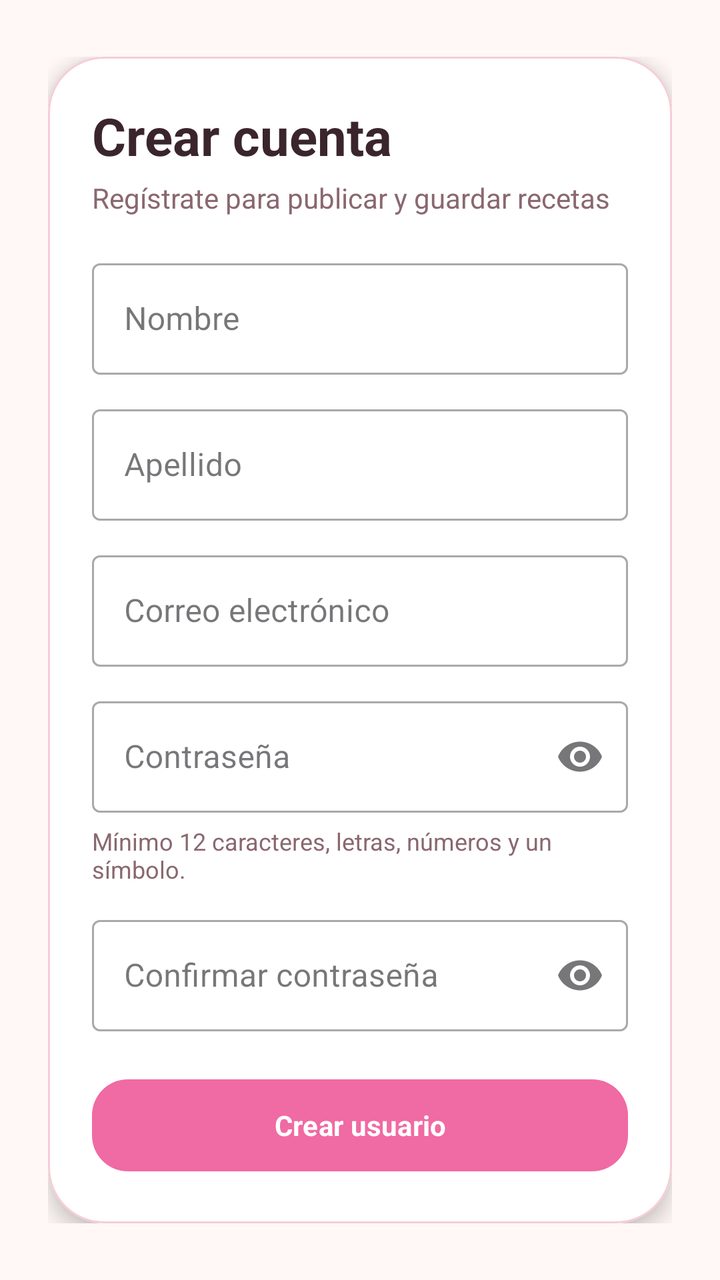
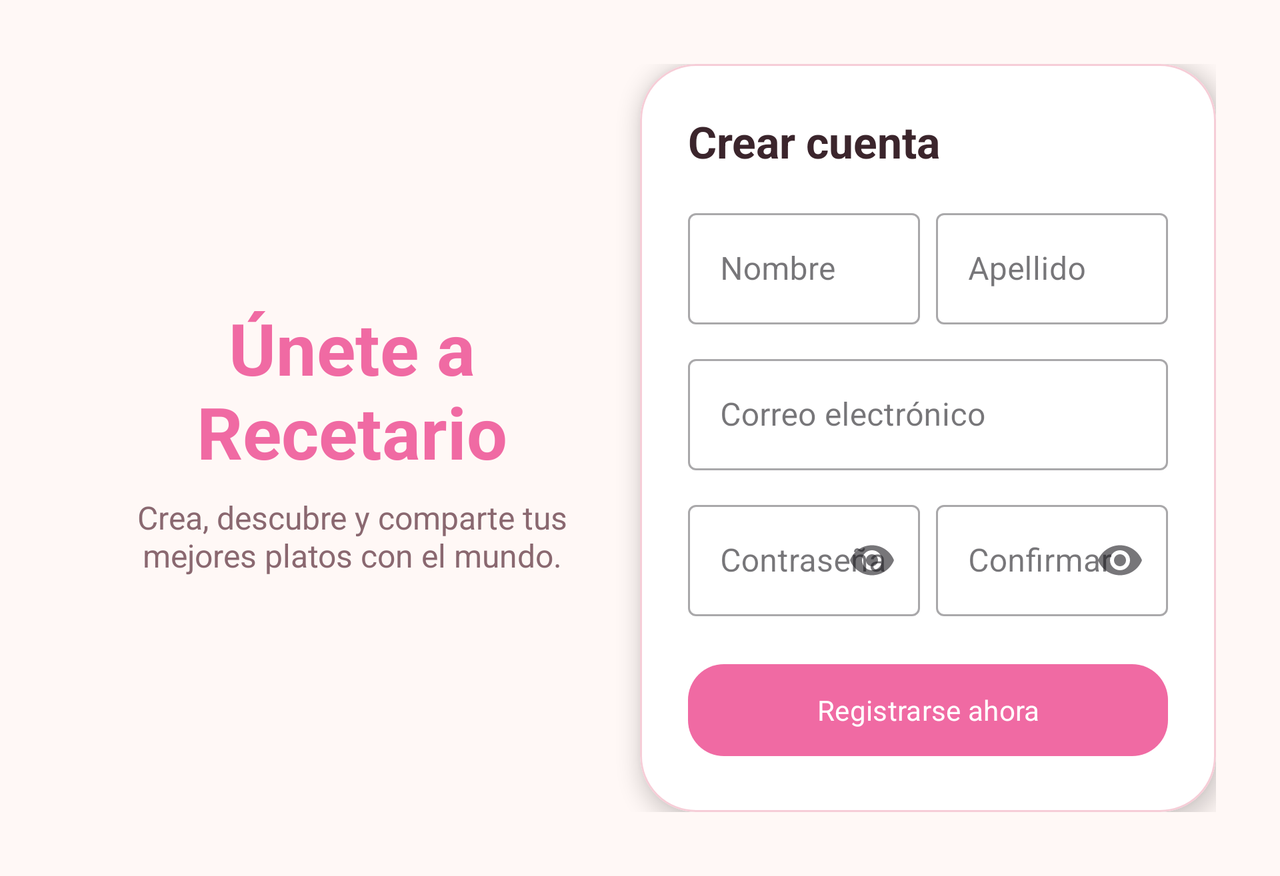

Compare how this app lays out the same screen by default and in its alternative resource folder. The renders come first, then the two layout files and the values they reference.
<!-- AndroidManifest.xml: application theme Theme.Recetario -->
<!-- res/layout/fragment_register.xml -->
<?xml version="1.0" encoding="utf-8"?>
<ScrollView
    xmlns:android="http://schemas.android.com/apk/res/android"
    xmlns:app="http://schemas.android.com/apk/res-auto"
    xmlns:tools="http://schemas.android.com/tools"
    android:layout_width="match_parent"
    android:layout_height="match_parent"
    android:background="@color/recipe_background"
    android:fillViewport="true">

    <androidx.constraintlayout.widget.ConstraintLayout
        android:layout_width="match_parent"
        android:layout_height="wrap_content"
        android:padding="24dp">

        <LinearLayout
            android:id="@+id/registerContainer"
            android:layout_width="0dp"
            android:layout_height="wrap_content"
            android:gravity="center"
            android:orientation="vertical"
            app:layout_constraintBottom_toBottomOf="parent"
            app:layout_constraintEnd_toEndOf="parent"
            app:layout_constraintStart_toStartOf="parent"
            app:layout_constraintTop_toTopOf="parent"
            app:layout_constraintWidth_max="480dp">

            <com.google.android.material.card.MaterialCardView
                android:layout_width="match_parent"
                android:layout_height="wrap_content"
                app:cardBackgroundColor="@color/recipe_surface"
                app:cardCornerRadius="28dp"
                app:cardElevation="6dp"
                app:strokeColor="@color/recipe_outline"
                app:strokeWidth="1dp">

                <LinearLayout
                    android:layout_width="match_parent"
                    android:layout_height="wrap_content"
                    android:orientation="vertical"
                    android:padding="22dp">

                    <TextView
                        android:layout_width="match_parent"
                        android:layout_height="wrap_content"
                        android:text="Crear cuenta"
                        android:textColor="@color/recipe_text_primary"
                        android:textSize="26sp"
                        android:textStyle="bold" />

                    <TextView
                        android:layout_width="match_parent"
                        android:layout_height="wrap_content"
                        android:layout_marginTop="4dp"
                        android:text="Regístrate para publicar y guardar recetas"
                        android:textColor="@color/recipe_text_secondary" />

                    <com.google.android.material.textfield.TextInputLayout
                        style="@style/Widget.MaterialComponents.TextInputLayout.OutlinedBox"
                        android:layout_width="match_parent"
                        android:layout_height="wrap_content"
                        android:layout_marginTop="18dp"
                        android:hint="Nombre">

                        <com.google.android.material.textfield.TextInputEditText
                            android:id="@+id/txtNombre"
                            android:layout_width="match_parent"
                            android:layout_height="wrap_content"
                            android:inputType="textCapWords" />
                    </com.google.android.material.textfield.TextInputLayout>

                    <com.google.android.material.textfield.TextInputLayout
                        style="@style/Widget.MaterialComponents.TextInputLayout.OutlinedBox"
                        android:layout_width="match_parent"
                        android:layout_height="wrap_content"
                        android:layout_marginTop="12dp"
                        android:hint="Apellido">

                        <com.google.android.material.textfield.TextInputEditText
                            android:id="@+id/txtApellido"
                            android:layout_width="match_parent"
                            android:layout_height="wrap_content"
                            android:inputType="textCapWords" />
                    </com.google.android.material.textfield.TextInputLayout>

                    <com.google.android.material.textfield.TextInputLayout
                        style="@style/Widget.MaterialComponents.TextInputLayout.OutlinedBox"
                        android:layout_width="match_parent"
                        android:layout_height="wrap_content"
                        android:layout_marginTop="12dp"
                        android:hint="Correo electrónico">

                        <com.google.android.material.textfield.TextInputEditText
                            android:id="@+id/txtCorreo"
                            android:layout_width="match_parent"
                            android:layout_height="wrap_content"
                            android:inputType="textEmailAddress" />
                    </com.google.android.material.textfield.TextInputLayout>

                    <com.google.android.material.textfield.TextInputLayout
                        style="@style/Widget.MaterialComponents.TextInputLayout.OutlinedBox"
                        android:layout_width="match_parent"
                        android:layout_height="wrap_content"
                        android:layout_marginTop="12dp"
                        android:hint="Contraseña"
                        app:endIconMode="password_toggle">

                        <com.google.android.material.textfield.TextInputEditText
                            android:id="@+id/txtPassword"
                            android:layout_width="match_parent"
                            android:layout_height="wrap_content"
                            android:inputType="textPassword" />
                    </com.google.android.material.textfield.TextInputLayout>

                    <TextView
                        android:layout_width="match_parent"
                        android:layout_height="wrap_content"
                        android:layout_marginTop="6dp"
                        android:text="Mínimo 12 caracteres, letras, números y un símbolo."
                        android:textColor="@color/recipe_text_secondary"
                        android:textSize="12sp" />

                    <com.google.android.material.textfield.TextInputLayout
                        style="@style/Widget.MaterialComponents.TextInputLayout.OutlinedBox"
                        android:layout_width="match_parent"
                        android:layout_height="wrap_content"
                        android:layout_marginTop="12dp"
                        android:hint="Confirmar contraseña"
                        app:endIconMode="password_toggle">

                        <com.google.android.material.textfield.TextInputEditText
                            android:id="@+id/txtConfirmarPassword"
                            android:layout_width="match_parent"
                            android:layout_height="wrap_content"
                            android:inputType="textPassword" />
                    </com.google.android.material.textfield.TextInputLayout>

                    <com.google.android.material.button.MaterialButton
                        android:id="@+id/btnCrearUsuario"
                        android:layout_width="match_parent"
                        android:layout_height="54dp"
                        android:layout_marginTop="20dp"
                        android:text="Crear usuario"
                        android:textAllCaps="false"
                        android:textStyle="bold"
                        app:cornerRadius="18dp" />
                </LinearLayout>
            </com.google.android.material.card.MaterialCardView>
        </LinearLayout>
    </androidx.constraintlayout.widget.ConstraintLayout>
</ScrollView>
<!-- resources referenced by this layout -->
<resources>
  <color name="recipe_background">#FFF8F6</color>
  <color name="recipe_outline">#F6CDD7</color>
  <color name="recipe_surface">#FFFFFFFF</color>
  <color name="recipe_text_primary">#3B252C</color>
  <color name="recipe_text_secondary">#8A6870</color>
  <style name="Theme.Recetario" parent="Base.Theme.Recetario" />
  <style name="Base.Theme.Recetario" parent="Theme.Material3.DayNight.NoActionBar">
          <item name="colorPrimary">@color/recipe_primary</item>
          <item name="colorOnPrimary">@color/white</item>
          <item name="colorSecondary">@color/recipe_secondary</item>
          <item name="colorOnSecondary">@color/white</item>
          <item name="android:windowBackground">@color/recipe_background</item>
          <item name="android:windowLightStatusBar">true</item>
          <item name="android:navigationBarColor">@color/recipe_surface</item>
          <item name="android:windowLightNavigationBar">true</item>
          <item name="android:enforceNavigationBarContrast" tools:targetApi="q">false</item>
          <item name="android:navigationBarDividerColor">@color/recipe_surface</item>
          <item name="android:statusBarColor">@color/recipe_background</item>
          <item name="android:fontFamily">sans-serif</item>
      </style>
  <color name="recipe_primary">#F06AA3</color>
  <color name="white">#FFFFFFFF</color>
  <color name="recipe_secondary">#F4A54D</color>
</resources>
<!-- res/layout-land/fragment_register.xml (the repository's variant of the layout above) -->
<!-- drawn on the phone turned sideways -->
<?xml version="1.0" encoding="utf-8"?>
<ScrollView
    xmlns:android="http://schemas.android.com/apk/res/android"
    xmlns:app="http://schemas.android.com/apk/res-auto"
    android:layout_width="match_parent"
    android:layout_height="match_parent"
    android:background="@color/recipe_background"
    android:fillViewport="true">

    <androidx.constraintlayout.widget.ConstraintLayout
        android:layout_width="match_parent"
        android:layout_height="wrap_content"
        android:padding="32dp">

        <LinearLayout
            android:id="@+id/registerHeader"
            android:layout_width="0dp"
            android:layout_height="wrap_content"
            android:gravity="center"
            android:orientation="vertical"
            app:layout_constraintBottom_toBottomOf="parent"
            app:layout_constraintEnd_toStartOf="@+id/cardRegister"
            app:layout_constraintStart_toStartOf="parent"
            app:layout_constraintTop_toTopOf="parent">

            <TextView
                android:layout_width="wrap_content"
                android:layout_height="wrap_content"
                android:text="Únete a\nRecetario"
                android:textColor="@color/recipe_primary"
                android:textSize="36sp"
                android:textStyle="bold"
                android:gravity="center" />

            <TextView
                android:layout_width="wrap_content"
                android:layout_height="wrap_content"
                android:layout_marginTop="8dp"
                android:text="Crea, descubre y comparte tus mejores platos con el mundo."
                android:textColor="@color/recipe_text_secondary"
                android:textSize="16sp"
                android:gravity="center"
                android:paddingHorizontal="16dp" />
        </LinearLayout>

        <com.google.android.material.card.MaterialCardView
            android:id="@+id/cardRegister"
            android:layout_width="0dp"
            android:layout_height="wrap_content"
            app:cardBackgroundColor="@color/recipe_surface"
            app:cardCornerRadius="28dp"
            app:cardElevation="6dp"
            app:layout_constraintBottom_toBottomOf="parent"
            app:layout_constraintEnd_toEndOf="parent"
            app:layout_constraintStart_toEndOf="@+id/registerHeader"
            app:layout_constraintTop_toTopOf="parent"
            app:layout_constraintWidth_max="450dp"
            app:strokeColor="@color/recipe_outline"
            app:strokeWidth="1dp">

            <LinearLayout
                android:layout_width="match_parent"
                android:layout_height="wrap_content"
                android:orientation="vertical"
                android:padding="24dp">

                <TextView
                    android:layout_width="match_parent"
                    android:layout_height="wrap_content"
                    android:text="Crear cuenta"
                    android:textColor="@color/recipe_text_primary"
                    android:textSize="22sp"
                    android:textStyle="bold" />

                <GridLayout
                    android:layout_width="match_parent"
                    android:layout_height="wrap_content"
                    android:layout_marginTop="16dp"
                    android:columnCount="2"
                    android:alignmentMode="alignMargins">

                    <com.google.android.material.textfield.TextInputLayout
                        style="@style/Widget.MaterialComponents.TextInputLayout.OutlinedBox"
                        android:layout_width="0dp"
                        android:layout_height="wrap_content"
                        android:layout_columnWeight="1"
                        android:layout_marginEnd="8dp"
                        android:hint="Nombre">
                        <com.google.android.material.textfield.TextInputEditText
                            android:id="@+id/txtNombre"
                            android:layout_width="match_parent"
                            android:layout_height="wrap_content"
                            android:inputType="textCapWords" />
                    </com.google.android.material.textfield.TextInputLayout>

                    <com.google.android.material.textfield.TextInputLayout
                        style="@style/Widget.MaterialComponents.TextInputLayout.OutlinedBox"
                        android:layout_width="0dp"
                        android:layout_height="wrap_content"
                        android:layout_columnWeight="1"
                        android:hint="Apellido">
                        <com.google.android.material.textfield.TextInputEditText
                            android:id="@+id/txtApellido"
                            android:layout_width="match_parent"
                            android:layout_height="wrap_content"
                            android:inputType="textCapWords" />
                    </com.google.android.material.textfield.TextInputLayout>
                </GridLayout>

                <com.google.android.material.textfield.TextInputLayout
                    style="@style/Widget.MaterialComponents.TextInputLayout.OutlinedBox"
                    android:layout_width="match_parent"
                    android:layout_height="wrap_content"
                    android:layout_marginTop="12dp"
                    android:hint="Correo electrónico">
                    <com.google.android.material.textfield.TextInputEditText
                        android:id="@+id/txtCorreo"
                        android:layout_width="match_parent"
                        android:layout_height="wrap_content"
                        android:inputType="textEmailAddress" />
                </com.google.android.material.textfield.TextInputLayout>

                <GridLayout
                    android:layout_width="match_parent"
                    android:layout_height="wrap_content"
                    android:layout_marginTop="12dp"
                    android:columnCount="2">

                    <com.google.android.material.textfield.TextInputLayout
                        style="@style/Widget.MaterialComponents.TextInputLayout.OutlinedBox"
                        android:layout_width="0dp"
                        android:layout_height="wrap_content"
                        android:layout_columnWeight="1"
                        android:layout_marginEnd="8dp"
                        android:hint="Contraseña"
                        app:endIconMode="password_toggle">
                        <com.google.android.material.textfield.TextInputEditText
                            android:id="@+id/txtPassword"
                            android:layout_width="match_parent"
                            android:layout_height="wrap_content"
                            android:inputType="textPassword" />
                    </com.google.android.material.textfield.TextInputLayout>

                    <com.google.android.material.textfield.TextInputLayout
                        style="@style/Widget.MaterialComponents.TextInputLayout.OutlinedBox"
                        android:layout_width="0dp"
                        android:layout_height="wrap_content"
                        android:layout_columnWeight="1"
                        android:hint="Confirmar"
                        app:endIconMode="password_toggle">
                        <com.google.android.material.textfield.TextInputEditText
                            android:id="@+id/txtConfirmarPassword"
                            android:layout_width="match_parent"
                            android:layout_height="wrap_content"
                            android:inputType="textPassword" />
                    </com.google.android.material.textfield.TextInputLayout>
                </GridLayout>

                <com.google.android.material.button.MaterialButton
                    android:id="@+id/btnCrearUsuario"
                    android:layout_width="match_parent"
                    android:layout_height="54dp"
                    android:layout_marginTop="20dp"
                    android:text="Registrarse ahora"
                    android:textAllCaps="false"
                    app:cornerRadius="18dp" />
            </LinearLayout>
        </com.google.android.material.card.MaterialCardView>
    </androidx.constraintlayout.widget.ConstraintLayout>
</ScrollView>
<!-- resources referenced by the variant -->
<!-- as the phone turned sideways resolves them -->
<resources>
  <color name="recipe_background">#FFF8F6</color>
  <color name="recipe_outline">#F6CDD7</color>
  <color name="recipe_primary">#F06AA3</color>
  <color name="recipe_surface">#FFFFFFFF</color>
  <color name="recipe_text_primary">#3B252C</color>
  <color name="recipe_text_secondary">#8A6870</color>
  <style name="Theme.Recetario" parent="Base.Theme.Recetario" />
  <style name="Base.Theme.Recetario" parent="Theme.Material3.DayNight.NoActionBar">
          <item name="colorPrimary">@color/recipe_primary</item>
          <item name="colorOnPrimary">@color/white</item>
          <item name="colorSecondary">@color/recipe_secondary</item>
          <item name="colorOnSecondary">@color/white</item>
          <item name="android:windowBackground">@color/recipe_background</item>
          <item name="android:windowLightStatusBar">true</item>
          <item name="android:navigationBarColor">@color/recipe_surface</item>
          <item name="android:windowLightNavigationBar">true</item>
          <item name="android:enforceNavigationBarContrast" tools:targetApi="q">false</item>
          <item name="android:navigationBarDividerColor">@color/recipe_surface</item>
          <item name="android:statusBarColor">@color/recipe_background</item>
          <item name="android:fontFamily">sans-serif</item>
      </style>
  <color name="white">#FFFFFFFF</color>
  <color name="recipe_secondary">#F4A54D</color>
</resources>
